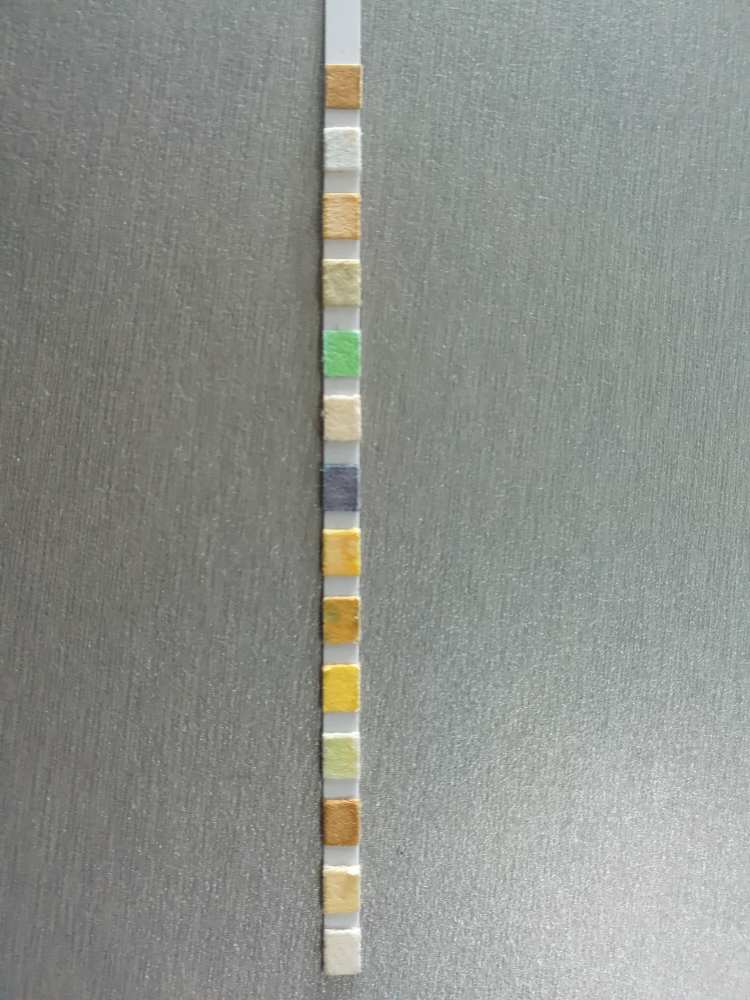
#> input picture imgcv/res/use2.jpg, 3000 x 4000 px (shown at 1/4 size)
$ python m.py
#> lines starting #> are read from the running program, lines starting #| are printed output that depends on the picture
import cv2 as cv
import numpy as np


def get_color_rgb(px):
    s = ''

    for i in px:
        # print(i)
        s = s+str(i)+','

    print(s[0:-1])


# green = np.uint8([[[0, 255, 0]]])
# hsv_green = cv.cvtColor(green, cv.COLOR_BGR2HSV)  # 获取制定RGB颜色值的HSV颜色空间
# print(hsv_green)
img = cv.imread('./res/use2.jpg')
#> img is the input picture: shape (4000, 3000, 3); mean B, G, R 139.2, 144.5, 141.2
b, g, r = cv.split(img)
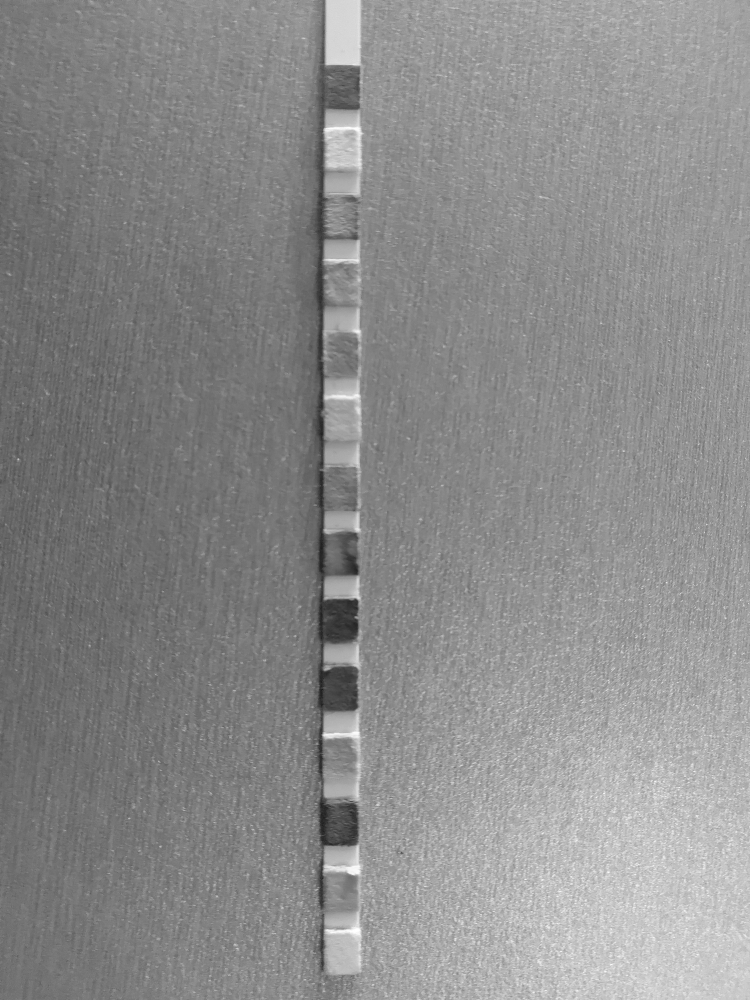
#> b: shape (4000, 3000) (shown at 1/4 size); min 4, max 255, mean 139.2
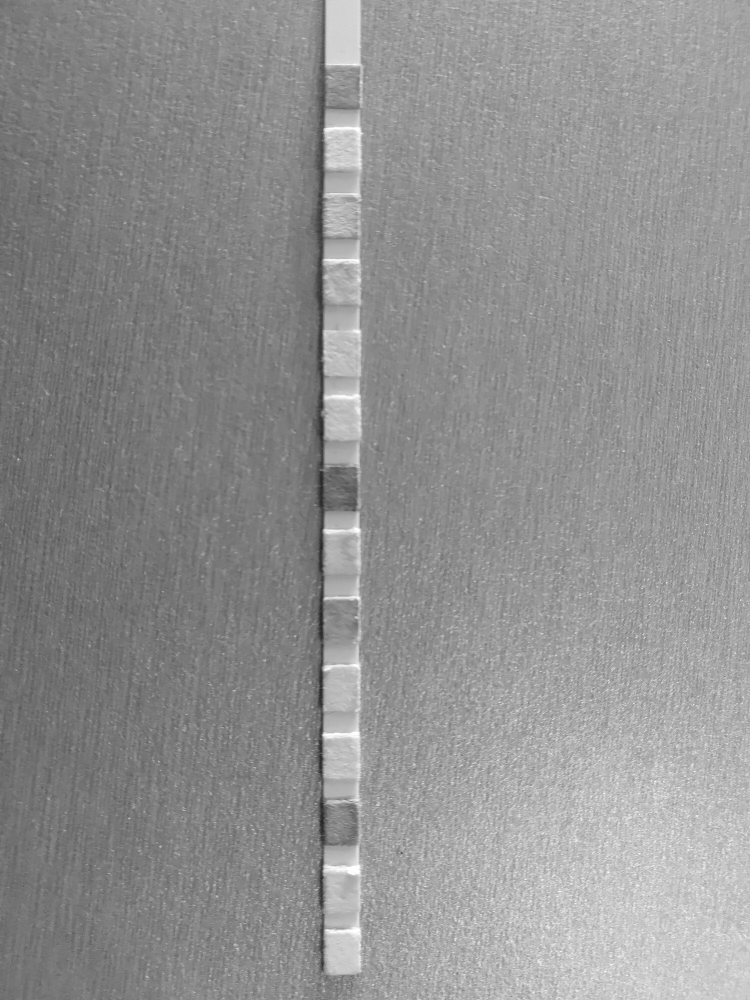
#> g: shape (4000, 3000) (shown at 1/4 size); min 21, max 255, mean 144.5
rgb_img = cv.merge([r, g, b])
# [6 lines of commented-out code are left out]
get_color_rgb(rgb_img[1418, 1367])
#> the loop in get_color_rgb, `for i in px:` made 3 passes
#> (i, s) on passes 1 to 3: (138, '138,'), (203, '138,203,'), (135, '138,203,135,')
#| 138,203,135
get_color_rgb(rgb_img[1954, 1367])
#> the loop in get_color_rgb (call 2), `for i in px:` made 3 passes
#> (i, s) on passes 1 to 3: (106, '106,'), (106, '106,106,'), (116, '106,106,116,')
#| 106,106,116
get_color_rgb(rgb_img[2774, 1367])
#| 218,186,65
# print(img.item(10,10,2))
# img.itemset((10,10,2),100)
# print(img.item(10,10,2))
